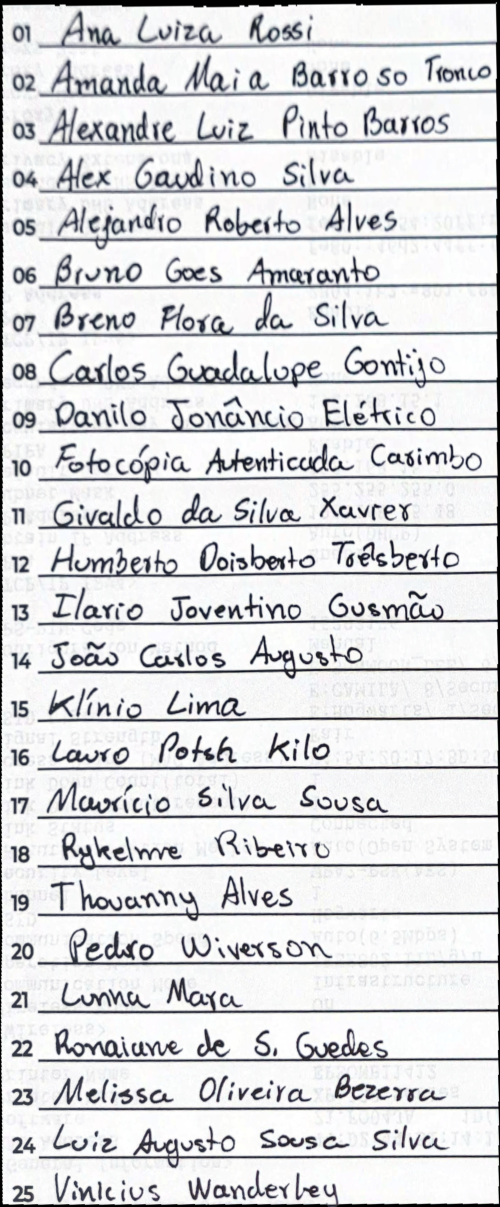
#> input picture img_nomes.jpg, 2000 x 4825 px (shown at 1/4 size)
$ python new_image.py   (older library calls are emulated)
#> lines starting #> are read from the running program, lines starting #| are printed output that depends on the picture
#> further down, names is the input picture: shape (4825, 2000, 3); mean B, G, R 219.9, 217.8, 217.1
### utils.py
from statistics import mean
import cv2
import numpy as np

# [106 lines left out: functions remover_sombra, binarize, encontrar_vertices, encontrar_retangulos, reordenar_pontos, duplicar_pontos_esquerda and 4 more, not called in this run]

def fatiar_vertical(img, partes):
    # Para dividir é necessário que as partes sejam iguais
    # Por isso é feito resize da imagem para que a altura seja múltiplo de partes
#> called with partes = 25
    largura, altura = img.shape[1], img.shape[0]
#> largura = 2000; altura = 4825
    divisao_inteira = altura//partes
#> divisao_inteira = 193
    nova_altura_multipla = divisao_inteira*partes
#> nova_altura_multipla = 4825
    imagem_altura_multipla = cv2.resize(
        img, (largura, nova_altura_multipla))
    fatias = np.vsplit(imagem_altura_multipla, partes)
#> fatias = 25 items
    return fatias


# [10 lines left out: function fatiar_horizontal, not called in this run]


def exibir_imagens(lista_imagens):
    for imagem in lista_imagens:
        cv2.imshow(imagem[0], imagem[1])


def obter_indice_da_alternativa(alternativa):
    alternativa_minuscula = alternativa.lower()
    return ["a", "b", "c", "d", "e"].index(alternativa_minuscula)


# [36 lines left out: functions ober_alternativa_pelo_indice, read_qr, compute_answers, not called in this run]

### new_image.py
import cv2
import numpy as np
import utils

img = np.zeros(((193 + 100) * 25, 2000, 3), np.uint8)
img[...] = np.array((255,255,255))

names = cv2.imread('img_nomes.jpg')
lines = utils.fatiar_vertical(names, 25)
#> lines = 25 items
for i, line in enumerate(lines):
    print(line.shape)
    img[i * (193 + 100):i * (193 + 100) + 193, 0:2000] = line
    cv2.imshow(f"line{i}", line)
    cv2.imshow("img", img)
    cv2.waitKey(0)
#> this loop made 25 passes
#| (193, 2000, 3)
#| (193, 2000, 3)
#| (193, 2000, 3)
#| (193, 2000, 3)
#| (193, 2000, 3)
#| (193, 2000, 3)
#| (193, 2000, 3)
#| (193, 2000, 3)
#> (further printed lines are left out)
#> pass 1, `cv2.imshow(f"line{i}", line)`:
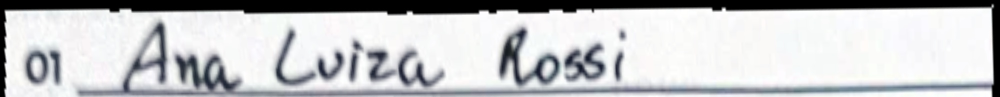
#> window 'line0': shape (193, 2000, 3) (shown at 1/2 size); mean B, G, R 198.5, 196.7, 195.5
#> pass 1, `cv2.imshow("img", img)`:
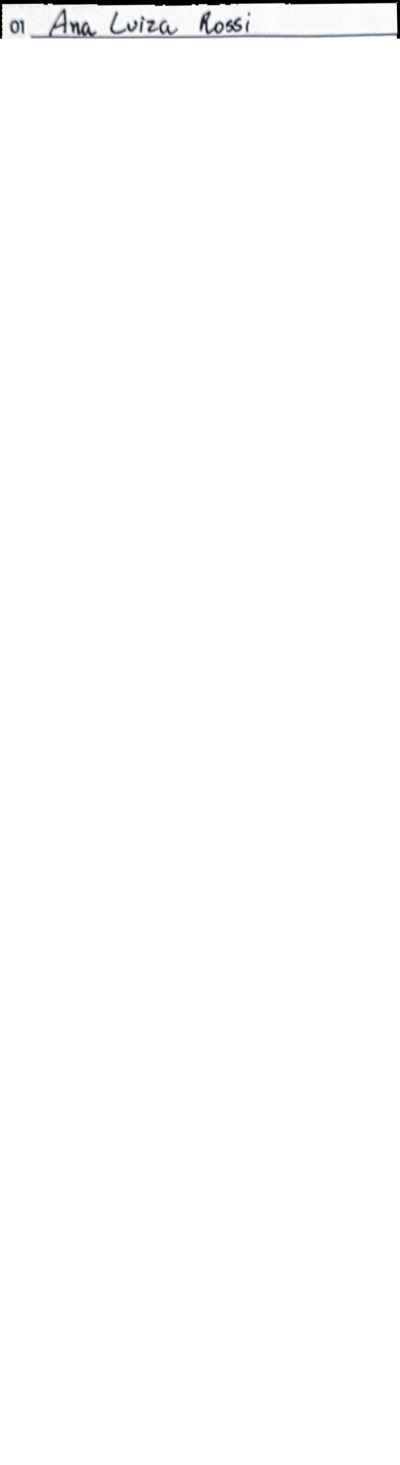
#> window 'img': shape (7325, 2000, 3) (shown at 1/5 size); mean B, G, R 253.5, 253.5, 253.4
#> pass 2, `cv2.imshow(f"line{i}", line)`:
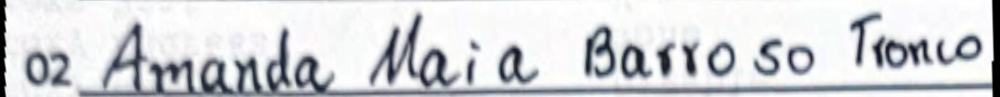
#> window 'line1': shape (193, 2000, 3) (shown at 1/2 size); mean B, G, R 215.4, 212.4, 210.6
#> pass 2, `cv2.imshow("img", img)`:
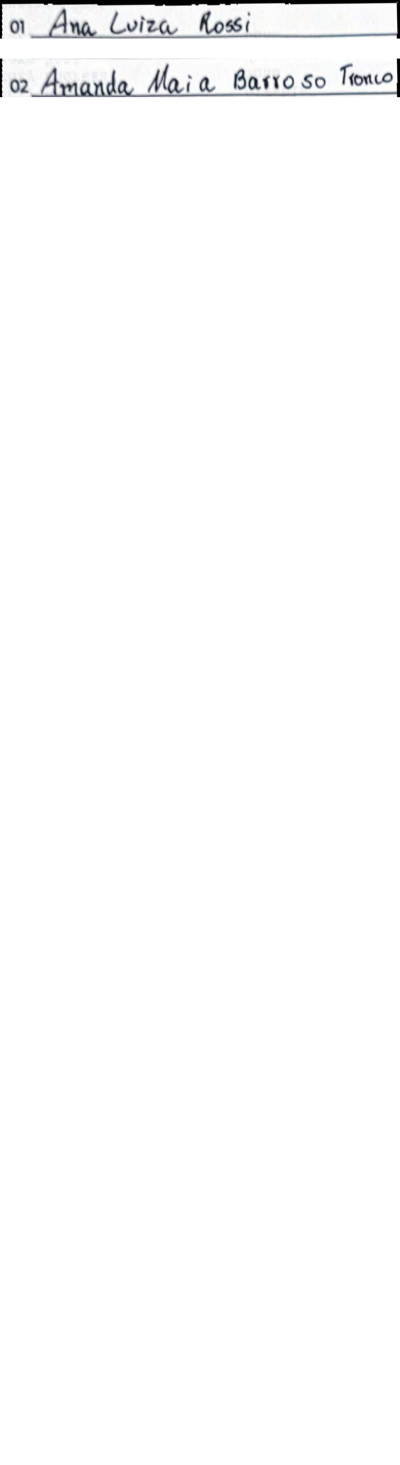
#> window 'img': shape (7325, 2000, 3) (shown at 1/5 size); mean B, G, R 252.5, 252.3, 252.3
#> after the loop:
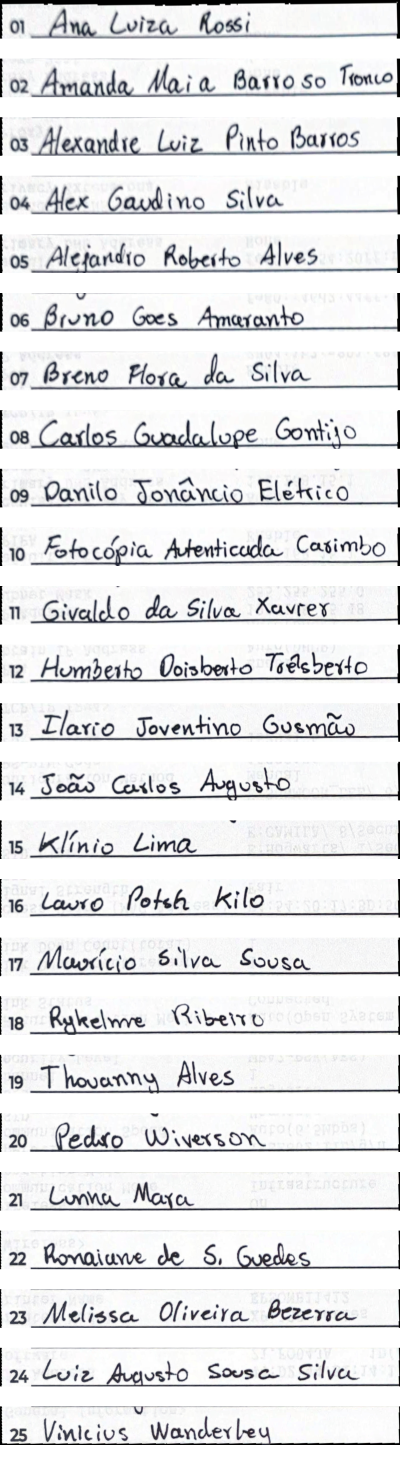
#> img: shape (7325, 2000, 3) (shown at 1/5 size); mean of channels 0, 1, 2 231.9, 230.5, 230; drawn as B, G, R
cv2.imwrite("img_nomes_2.jpg", img)
cv2.destroyAllWindows()
# cv2.imshow('img', img)
# cv2.waitKey(0)
